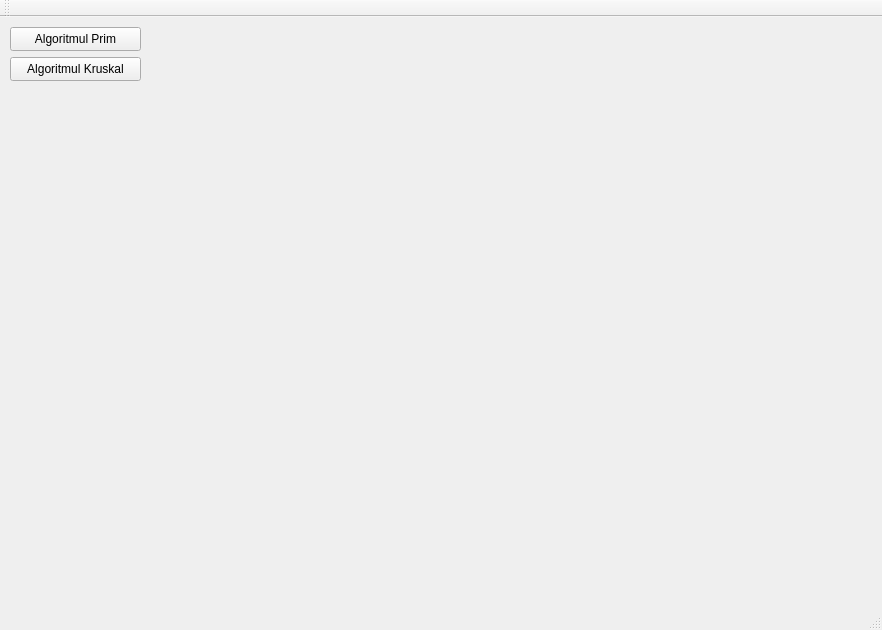
<?xml version="1.0" encoding="UTF-8"?>
<ui version="4.0">
 <class>MainWindowClass</class>
 <widget class="QMainWindow" name="MainWindowClass">
  <property name="geometry">
   <rect>
    <x>0</x>
    <y>0</y>
    <width>882</width>
    <height>630</height>
   </rect>
  </property>
  <property name="windowTitle">
   <string>MainWindow</string>
  </property>
  <widget class="QWidget" name="centralWidget">
   <widget class="QPushButton" name="primButton">
    <property name="geometry">
     <rect>
      <x>10</x>
      <y>10</y>
      <width>131</width>
      <height>24</height>
     </rect>
    </property>
    <property name="text">
     <string>Algoritmul Prim</string>
    </property>
   </widget>
   <widget class="QPushButton" name="kruskalButton">
    <property name="geometry">
     <rect>
      <x>10</x>
      <y>40</y>
      <width>131</width>
      <height>24</height>
     </rect>
    </property>
    <property name="text">
     <string>Algoritmul Kruskal</string>
    </property>
   </widget>
  </widget>
  <widget class="QMenuBar" name="menuBar">
   <property name="geometry">
    <rect>
     <x>0</x>
     <y>0</y>
     <width>882</width>
     <height>22</height>
    </rect>
   </property>
  </widget>
  <widget class="QToolBar" name="mainToolBar">
   <attribute name="toolBarArea">
    <enum>TopToolBarArea</enum>
   </attribute>
   <attribute name="toolBarBreak">
    <bool>false</bool>
   </attribute>
  </widget>
  <widget class="QStatusBar" name="statusBar"/>
 </widget>
 <layoutdefault spacing="6" margin="11"/>
 <resources>
  <include location="mainwindow.qrc"/>
 </resources>
 <connections/>
</ui>
